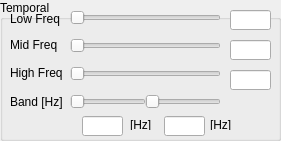
     <widget class="QGroupBox" name="groupBox_Temporal">
      <property name="geometry">
       <rect>
        <x>740</x>
        <y>310</y>
        <width>281</width>
        <height>141</height>
       </rect>
      </property>
      <property name="title">
       <string>Temporal</string>
      </property>
      <widget class="QLabel" name="label_LowGain">
       <property name="geometry">
        <rect>
         <x>10</x>
         <y>11</y>
         <width>61</width>
         <height>16</height>
        </rect>
       </property>
       <property name="text">
        <string>Low Freq</string>
       </property>
      </widget>
      <widget class="QLabel" name="label_HighGain">
       <property name="geometry">
        <rect>
         <x>10</x>
         <y>65</y>
         <width>61</width>
         <height>16</height>
        </rect>
       </property>
       <property name="text">
        <string>High Freq</string>
       </property>
      </widget>
      <widget class="QSlider" name="horizontalSlider_LowGain">
       <property name="geometry">
        <rect>
         <x>70</x>
         <y>8</y>
         <width>151</width>
         <height>20</height>
        </rect>
       </property>
       <property name="orientation">
        <enum>Qt::Horizontal</enum>
       </property>
      </widget>
      <widget class="QSlider" name="horizontalSlider_HighGain">
       <property name="geometry">
        <rect>
         <x>70</x>
         <y>64</y>
         <width>151</width>
         <height>20</height>
        </rect>
       </property>
       <property name="orientation">
        <enum>Qt::Horizontal</enum>
       </property>
      </widget>
      <widget class="QLineEdit" name="lineEdit_LowerFrequencyStart">
       <property name="geometry">
        <rect>
         <x>82</x>
         <y>116</y>
         <width>41</width>
         <height>20</height>
        </rect>
       </property>
      </widget>
      <widget class="QLineEdit" name="lineEdit_UpperFrequencyStart">
       <property name="geometry">
        <rect>
         <x>164</x>
         <y>116</y>
         <width>41</width>
         <height>20</height>
        </rect>
       </property>
      </widget>
      <widget class="QSlider" name="horizontalSlider_MiddleGain">
       <property name="geometry">
        <rect>
         <x>70</x>
         <y>36</y>
         <width>151</width>
         <height>20</height>
        </rect>
       </property>
       <property name="orientation">
        <enum>Qt::Horizontal</enum>
       </property>
      </widget>
      <widget class="QLabel" name="label_MidGain">
       <property name="geometry">
        <rect>
         <x>10</x>
         <y>37</y>
         <width>61</width>
         <height>16</height>
        </rect>
       </property>
       <property name="text">
        <string>Mid Freq</string>
       </property>
      </widget>
      <widget class="QLabel" name="label_Frequenccy">
       <property name="geometry">
        <rect>
         <x>10</x>
         <y>94</y>
         <width>61</width>
         <height>16</height>
        </rect>
       </property>
       <property name="text">
        <string>Band [Hz]</string>
       </property>
      </widget>
      <widget class="QSlider" name="horizontalSlider_LowerFrequencyStart">
       <property name="geometry">
        <rect>
         <x>70</x>
         <y>92</y>
         <width>76</width>
         <height>20</height>
        </rect>
       </property>
       <property name="orientation">
        <enum>Qt::Horizontal</enum>
       </property>
      </widget>
      <widget class="QSlider" name="horizontalSlider_UpperFrequencyStart">
       <property name="geometry">
        <rect>
         <x>145</x>
         <y>92</y>
         <width>76</width>
         <height>20</height>
        </rect>
       </property>
       <property name="orientation">
        <enum>Qt::Horizontal</enum>
       </property>
      </widget>
      <widget class="QLineEdit" name="lineEdit_LowGain">
       <property name="geometry">
        <rect>
         <x>230</x>
         <y>10</y>
         <width>41</width>
         <height>20</height>
        </rect>
       </property>
       <property name="frame">
        <bool>true</bool>
       </property>
      </widget>
      <widget class="QLineEdit" name="lineEdit_MidGain">
       <property name="geometry">
        <rect>
         <x>230</x>
         <y>40</y>
         <width>41</width>
         <height>20</height>
        </rect>
       </property>
      </widget>
      <widget class="QLineEdit" name="lineEdit_HighGain">
       <property name="geometry">
        <rect>
         <x>230</x>
         <y>70</y>
         <width>41</width>
         <height>20</height>
        </rect>
       </property>
      </widget>
      <widget class="QLabel" name="label">
       <property name="geometry">
        <rect>
         <x>210</x>
         <y>120</y>
         <width>35</width>
         <height>10</height>
        </rect>
       </property>
       <property name="text">
        <string>[Hz]</string>
       </property>
      </widget>
      <widget class="QLabel" name="label_2">
       <property name="geometry">
        <rect>
         <x>130</x>
         <y>120</y>
         <width>35</width>
         <height>10</height>
        </rect>
       </property>
       <property name="text">
        <string>[Hz]</string>
       </property>
      </widget>
     </widget>
